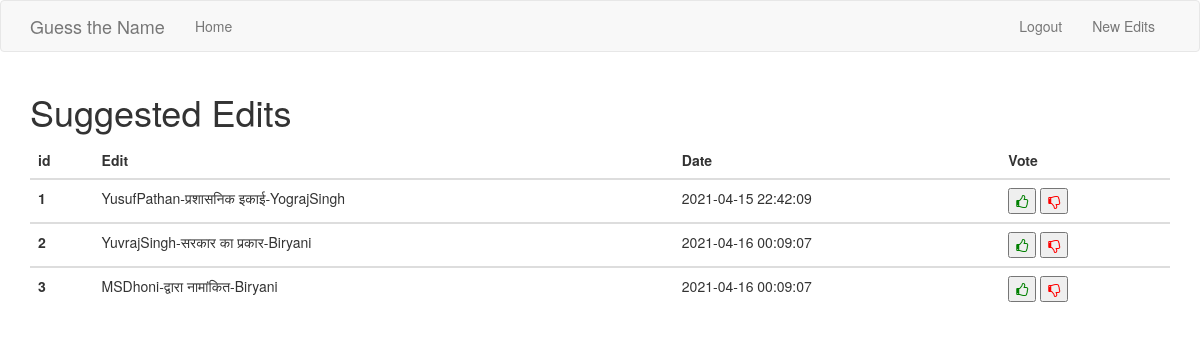
The page /edits/ (signed in) on the database as committed earlier.
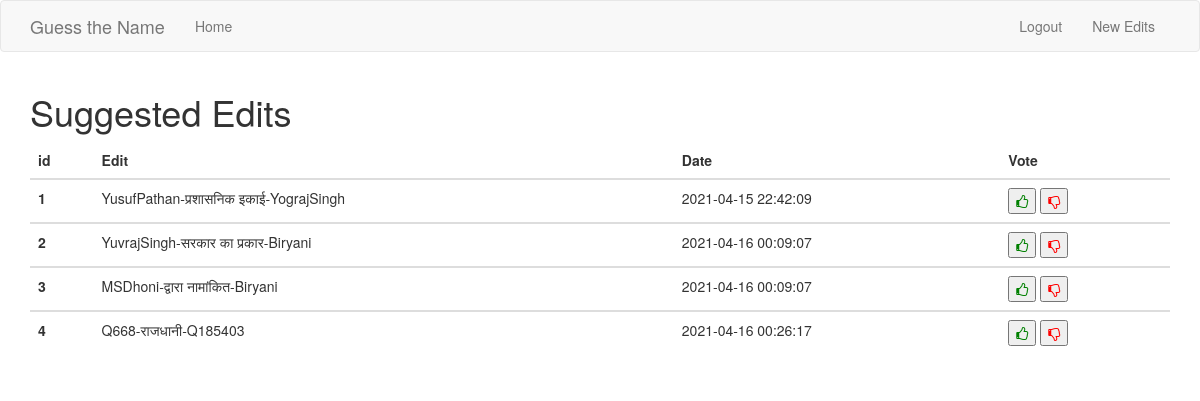
The same page on the database as committed later.
### app/models.py (models this page shows, shortened)
class Suggestions(db.Model):
    id = db.Column(db.Integer,primary_key=True)
    edit_triplet = db.Column(db.String(256),index=True,unique=True)
    date = db.Column(db.DateTime(timezone=True),default=func.now())
    votes = db.Column(db.Integer,default=1)

### app/webapp.py (the view)
@server_bp.route('/edits/')
@login_required
def new_edits():
    edits = db.session.query(Suggestions).all()
    for edit in edits:
        k = edit.edit_triplet.split('_')
        edit.final = f'{k[0]}-{k[1]}-{k[2]}'
    return render_template('edits.html',title='New Edits',data=edits)

### app/models.py (called while the page is built)
@login.user_loader
def load_user(id):
    return User.query.get(int(id))

### app/templates/edits.html
{% extends 'base.html' %}
{% import 'bootstrap/wtf.html' as wtf %}
{% block content %}
<div class ='container'>
<H1>Suggested Edits</H1>
<table class="table">
  <thead>
    <tr>
      <th scope="col">id</th>
      <th scope="col">Edit</th>
      <th scope="col">Date</th>
      <th scope="col">Vote</th>
    </tr>
  </thead>
  {% for item in data %}
  <tbody>
    <tr>
      <th scope="row">{{item.id}}</th>
      <td>{{item.final}}</td>
      <td>{{item.date}}</td>
      <td>
		<button class="like">
			<i class="fa fa-thumbs-o-up" aria-hidden="true" style="color:green"></i>
		</button>
		<button class="dislike">
			<i class="fa fa-thumbs-o-down" aria-hidden="true" style="color:red"></i>
		</button>
	</td>
    </tr>
   {% endfor %}
  </tbody>
</table>
</div>
{% endblock %}

### app/templates/base.html (shortened to what this page needs)
{% extends 'bootstrap/base.html' %}
{% block navbar %}
<link rel="stylesheet" href="https://cdnjs.cloudflare.com/ajax/libs/font-awesome/4.7.0/css/font-awesome.min.css">
    <nav class="navbar navbar-default">
        <div class="container">
            <div class="navbar-header">
                <a class="navbar-brand" href="{{ url_for('main.index') }}">Guess the Name</a>
            </div>
            <div class="collapse navbar-collapse" id="bs-example-navbar-collapse-1">
                <ul class="nav navbar-nav">
                    <li><a href="{{ url_for('main.index') }}">Home</a></li>
                </ul>
                <ul class="nav navbar-nav navbar-right">
                	{% if current_user.is_anonymous %}
					  <li><a href="{{ url_for('main.login') }}">Login</a></li>
					  {% else %}
					  <li><a href="{{ url_for('main.logout') }}">Logout</a></li>
                      <li><a href="{{ url_for('main.new_edits') }}">New Edits</a></li>
					  {% endif %}
                </ul>
            </div>
        </div>
    </nav>
{% endblock %}

Rows that differ between the two databases and show on the page:
added Suggestions: id "4", final "Q668-राजधानी-Q185403", date "2021-04-16 00:26:17"
